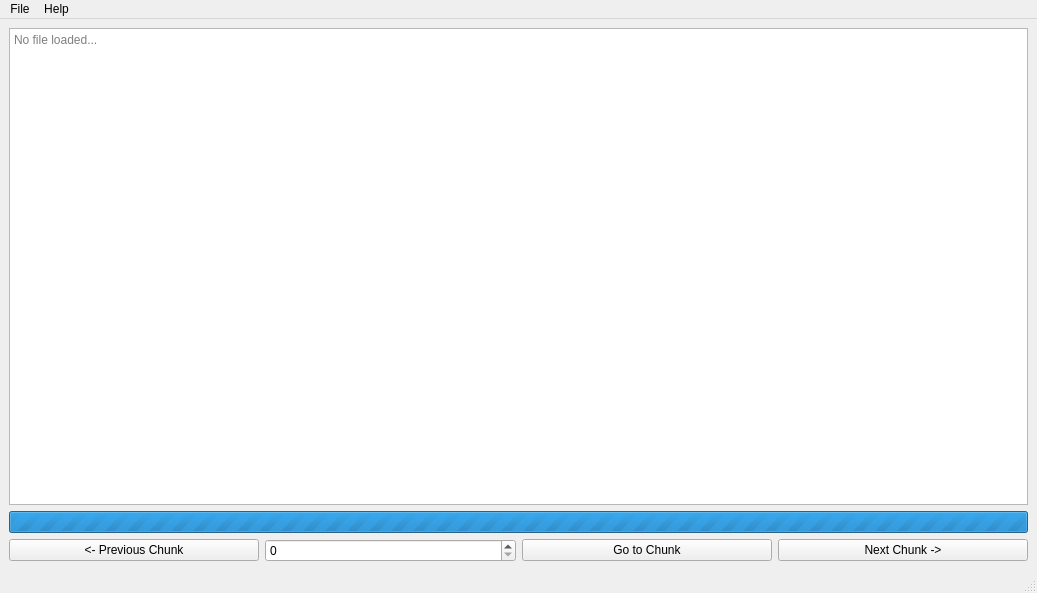
<?xml version="1.0" encoding="UTF-8"?>
<ui version="4.0">
 <class>EditorWindow</class>
 <widget class="QMainWindow" name="EditorWindow">
  <property name="geometry">
   <rect>
    <x>0</x>
    <y>0</y>
    <width>1037</width>
    <height>593</height>
   </rect>
  </property>
  <property name="minimumSize">
   <size>
    <width>250</width>
    <height>130</height>
   </size>
  </property>
  <property name="windowTitle">
   <string>LFEditor</string>
  </property>
  <property name="windowIcon">
   <iconset>
    <normaloff>../../res/images/lfeditor.ico</normaloff>../../res/images/lfeditor.ico</iconset>
  </property>
  <widget class="QWidget" name="centralwidget">
   <layout class="QVBoxLayout" name="verticalLayout">
    <item>
     <widget class="QPlainTextEdit" name="fileEdit">
      <property name="verticalScrollBarPolicy">
       <enum>Qt::ScrollBarAsNeeded</enum>
      </property>
      <property name="horizontalScrollBarPolicy">
       <enum>Qt::ScrollBarAsNeeded</enum>
      </property>
      <property name="documentTitle">
       <string/>
      </property>
      <property name="readOnly">
       <bool>true</bool>
      </property>
      <property name="textInteractionFlags">
       <set>Qt::TextSelectableByKeyboard|Qt::TextSelectableByMouse</set>
      </property>
      <property name="placeholderText">
       <string>No file loaded...</string>
      </property>
     </widget>
    </item>
    <item>
     <widget class="QProgressBar" name="fileProgress">
      <property name="enabled">
       <bool>true</bool>
      </property>
      <property name="maximum">
       <number>0</number>
      </property>
      <property name="value">
       <number>0</number>
      </property>
      <property name="textVisible">
       <bool>false</bool>
      </property>
      <property name="invertedAppearance">
       <bool>false</bool>
      </property>
      <property name="format">
       <string>%p%</string>
      </property>
     </widget>
    </item>
    <item>
     <layout class="QHBoxLayout" name="horizontalLayout">
      <item>
       <widget class="QPushButton" name="previousChunkButton">
        <property name="text">
         <string>&lt;- Previous Chunk</string>
        </property>
       </widget>
      </item>
      <item>
       <widget class="QSpinBox" name="goToChunkSpinBox">
        <property name="maximum">
         <number>999999999</number>
        </property>
       </widget>
      </item>
      <item>
       <widget class="QPushButton" name="goToChunkButton">
        <property name="text">
         <string>Go to Chunk</string>
        </property>
       </widget>
      </item>
      <item>
       <widget class="QPushButton" name="nextChunkButton">
        <property name="text">
         <string>Next Chunk -&gt;</string>
        </property>
       </widget>
      </item>
     </layout>
    </item>
   </layout>
  </widget>
  <widget class="QMenuBar" name="menubar">
   <property name="geometry">
    <rect>
     <x>0</x>
     <y>0</y>
     <width>1037</width>
     <height>20</height>
    </rect>
   </property>
   <widget class="QMenu" name="menuHelp">
    <property name="title">
     <string>Help</string>
    </property>
    <addaction name="actionAbout"/>
   </widget>
   <widget class="QMenu" name="menuFile">
    <property name="title">
     <string>File</string>
    </property>
    <addaction name="actionOpen"/>
    <addaction name="actionSave"/>
    <addaction name="actionSave_As_N_A"/>
    <addaction name="actionSave_Block_As_N_A"/>
    <addaction name="separator"/>
    <addaction name="actionPreferences"/>
    <addaction name="separator"/>
    <addaction name="actionExit"/>
   </widget>
   <addaction name="menuFile"/>
   <addaction name="menuHelp"/>
  </widget>
  <widget class="QStatusBar" name="statusbar"/>
  <action name="actionAbout">
   <property name="text">
    <string>About...</string>
   </property>
   <property name="shortcut">
    <string>F1</string>
   </property>
  </action>
  <action name="actionOpen">
   <property name="text">
    <string>Open...</string>
   </property>
   <property name="shortcut">
    <string>Ctrl+O</string>
   </property>
  </action>
  <action name="actionPreferences">
   <property name="text">
    <string>Preferences...</string>
   </property>
   <property name="shortcut">
    <string>Ctrl+P</string>
   </property>
  </action>
  <action name="actionSave">
   <property name="enabled">
    <bool>false</bool>
   </property>
   <property name="text">
    <string>Save</string>
   </property>
   <property name="shortcut">
    <string>Ctrl+S</string>
   </property>
  </action>
  <action name="actionSave_As_N_A">
   <property name="enabled">
    <bool>false</bool>
   </property>
   <property name="text">
    <string>Save As... (N/A)</string>
   </property>
   <property name="shortcut">
    <string>Ctrl+Shift+S</string>
   </property>
  </action>
  <action name="actionExit">
   <property name="text">
    <string>Exit</string>
   </property>
   <property name="shortcut">
    <string>Ctrl+Q</string>
   </property>
  </action>
  <action name="actionSave_Block_As_N_A">
   <property name="enabled">
    <bool>false</bool>
   </property>
   <property name="text">
    <string>Save Block As... (N/A)</string>
   </property>
  </action>
 </widget>
 <resources/>
 <connections/>
</ui>
